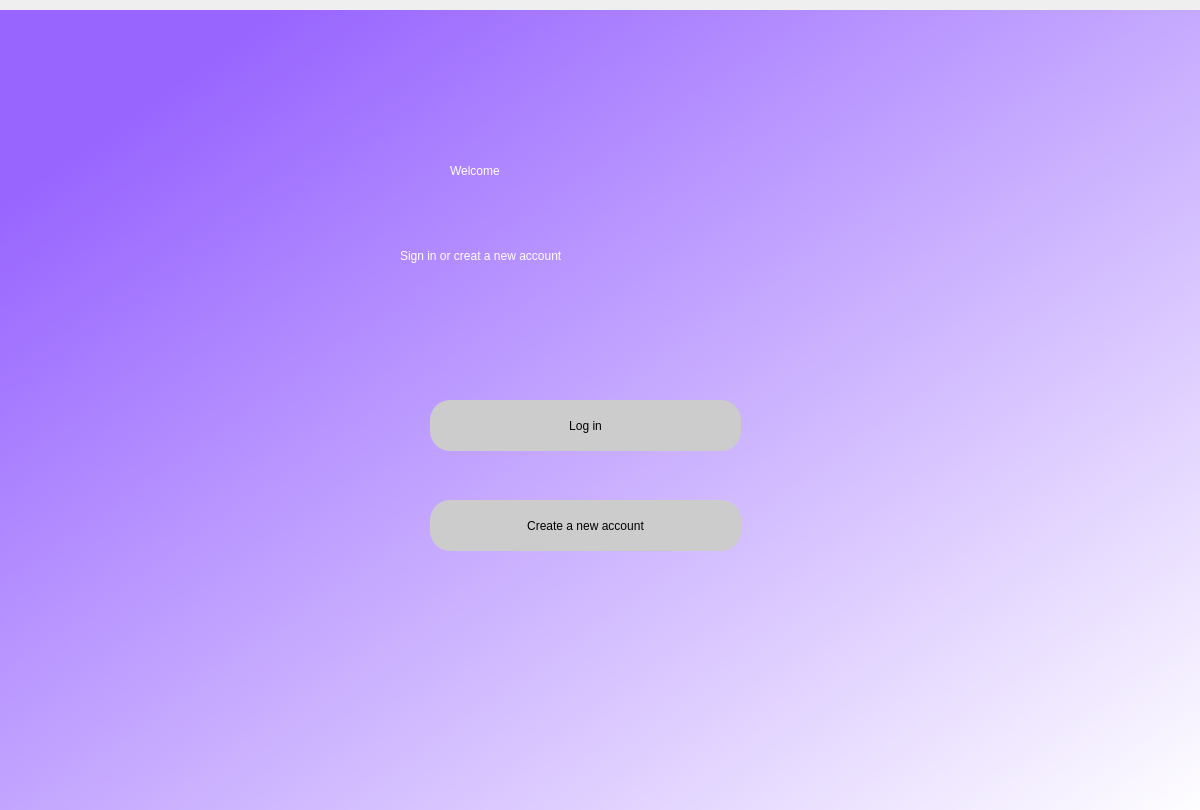
<?xml version="1.0" encoding="UTF-8"?>
<ui version="4.0">
 <class>Dialog</class>
 <widget class="QDialog" name="Dialog">
  <property name="geometry">
   <rect>
    <x>0</x>
    <y>0</y>
    <width>1200</width>
    <height>810</height>
   </rect>
  </property>
  <property name="windowTitle">
   <string>Dialog</string>
  </property>
  <widget class="QWidget" name="bgwidget" native="true">
   <property name="geometry">
    <rect>
     <x>0</x>
     <y>10</y>
     <width>1200</width>
     <height>811</height>
    </rect>
   </property>
   <property name="styleSheet">
    <string notr="true">QWidget#bgwidget{
background-color:qlineargradient(spread:pad, x1:0.093, y1:0.141636, x2:0.995, y2:1, stop:0 rgba(152, 101, 255, 255), stop:1 rgba(255, 255, 255, 255));}</string>
   </property>
   <widget class="QLabel" name="label">
    <property name="geometry">
     <rect>
      <x>450</x>
      <y>110</y>
      <width>291</width>
      <height>101</height>
     </rect>
    </property>
    <property name="styleSheet">
     <string notr="true">font: 36pt &quot;MS Shell Dlg 2&quot;; color:rgb(255, 255, 255)</string>
    </property>
    <property name="text">
     <string>Welcome</string>
    </property>
   </widget>
   <widget class="QLabel" name="label_2">
    <property name="geometry">
     <rect>
      <x>400</x>
      <y>220</y>
      <width>401</width>
      <height>51</height>
     </rect>
    </property>
    <property name="styleSheet">
     <string notr="true">font: 16pt &quot;MS Shell Dlg 2&quot;;color:rgb(255, 255, 255)</string>
    </property>
    <property name="text">
     <string>Sign in or creat a new account</string>
    </property>
   </widget>
   <widget class="QPushButton" name="login">
    <property name="geometry">
     <rect>
      <x>430</x>
      <y>390</y>
      <width>311</width>
      <height>51</height>
     </rect>
    </property>
    <property name="styleSheet">
     <string notr="true">border-radius:20px;
background-color: rgb(204, 204, 204);
font: 14pt &quot;MS Shell Dlg 2&quot;;

</string>
    </property>
    <property name="text">
     <string>Log in</string>
    </property>
   </widget>
   <widget class="QPushButton" name="create">
    <property name="geometry">
     <rect>
      <x>430</x>
      <y>490</y>
      <width>311</width>
      <height>51</height>
     </rect>
    </property>
    <property name="styleSheet">
     <string notr="true">border-radius:20px;
background-color: rgb(204, 204, 204);
font: 14pt &quot;MS Shell Dlg 2&quot;;

</string>
    </property>
    <property name="text">
     <string>Create a new account</string>
    </property>
   </widget>
  </widget>
 </widget>
 <resources/>
 <connections/>
</ui>
